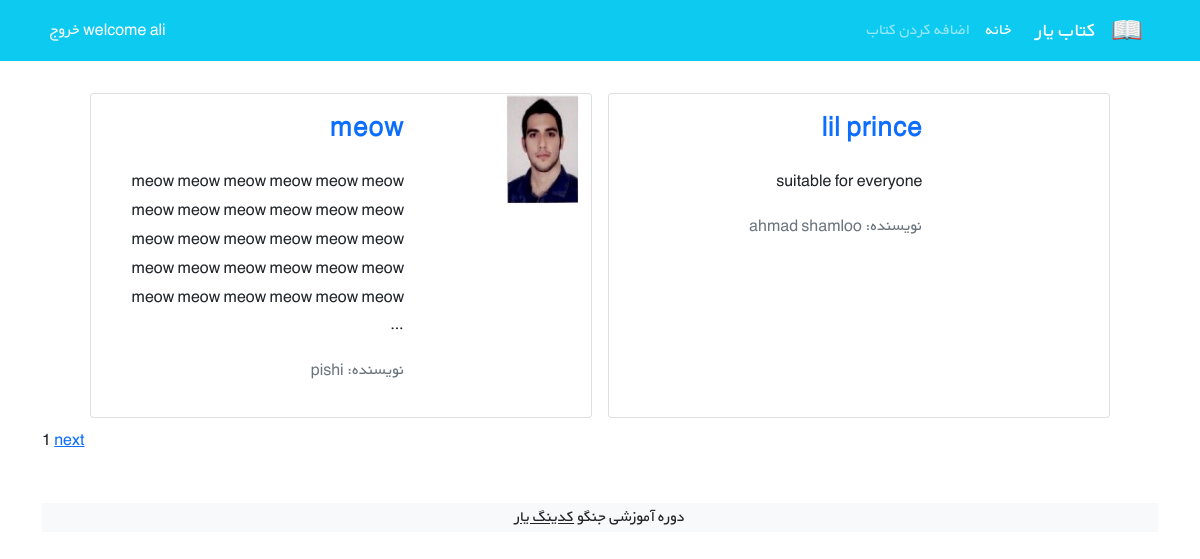
Page /books/ (signed in) on the committed database.
### accs/models.py (models this page shows)
class Customizeuser(AbstractUser):
    sen = models.PositiveIntegerField(null=True, blank=True)

### bookha/models.py (models this page shows, shortened)
class Book(models.Model):
    user = models.ForeignKey(get_user_model(), on_delete=models.CASCADE)
    title = models.CharField(max_length=200)
    author = models.CharField(max_length=200)
    desc = models.TextField()
    price = models.DecimalField(max_digits=5, decimal_places=2) # ta 5 ragham save kun ke 2 raghamesh ashaare
    covers = models.ImageField(upload_to='covers/', blank=True)  # pillow nasb shavad ghablesh va setting, urls/config modify shavand
    def get_absolute_url(self):
        return reverse('detail', args=[self.id])

### bookha/views.py (the view)
# urls.py: path('', Booklis.as_view(), name='booklis'),
class Booklis(generic.ListView):
    model = Book
    paginate_by = 2
    template_name = 'bookha/booklist.html'
    context_object_name = 'bookss'

### bookha/templates/bookha/booklist.html (shortened to what this page needs)
{% extends '_base.html' %}
{% block content %}
    <div class="container mt-4">
        <div class="row flex-row-reverse justify-content-md-center">
            {% for book in bookss %}
            <div class="card m-2" style="max-width: 45%">
                <div class="row g-0 h-100" dir="rtl">
                    <div class="col-md-4">
                        {% if book.covers %}
                        <img src="{{ book.covers.url }}"
                             class="img-fluid rounded-start" alt="...">
                        {% endif %}
                    </div>
                    <div class="col-md-8 h-100">
                        <div class="d-flex flex-column justify-content-between h-100">
                            <div class="card-body">
                                <a class="text-decoration-none" href="{{ book.get_absolute_url }}"><h3 class="card-title"><strong>{{ book.title }}</strong></h3></a>
                                <p class="card-text pt-3">{{ book.desc|truncatewords:30 }}</p>
                                <p class="text-muted">نویسنده: {{ book.author }}</p>
                            </div>
                        </div>
                    </div>
                </div>
            </div>
            {% endfor %}
        </div>
    </div>
    {{ page_obj.number }}
    {% if page_obj.has_next %}
        <a href="?page={{ page_obj.next_page_number }}">next</a>
    {% endif %}
    <footer class="bg-light text-center text-lg-start mt-5">
        <div class="text-center bg-grey">
            <p>دوره آموزشی جنگو <a class="text-dark" href="https://codingyar.com/" target="_blank">کدینگ یار</a></p>
        </div>
    </footer>
{% endblock %}

### templates/_base.html (shortened to what this page needs)
{% load static %}
<!DOCTYPE HTML PUBLIC "-//W3C//DTD HTML 4.01//EN" "http://www.w3.org/TR/html4/strict.dtd">
<html lang="en">
<head>
    <link href="https://cdn.jsdelivr.net/npm/bootstrap@5.1.3/dist/css/bootstrap.min.css" rel="stylesheet"
>
    <link rel="stylesheet" href="{% static 'css/style.css' %}">
</head>
<body>
<nav class="navbar navbar-expand-lg navbar-dark bg-info" dir="rtl">
    <div class="container">
        <a class="navbar-brand" href="#">
            <img src="{% static 'icons/book.png' %}" alt="" height="30"
                 class="d-inline-block align-text-top">
        </a>
        <a class="navbar-brand mx-3" href="{% url 'home' %}">کتاب یار</a>
        <div class="collapse navbar-collapse" id="navbarNavAltMarkup">
            <div class="navbar-nav">
                <a class="nav-link active" aria-current="page" href="{% url 'booklis' %}">خانه</a>
                <a class="nav-link" href="{% url 'create' %}">اضافه کردن کتاب</a>
            </div>
        </div>
        {% if user.is_authenticated %}
        <div class="mx-2 text-white">welcome {{ user.username }}  <a class="link-light text-decoration-none" href="{% url 'logout' %}">خروج</a>
        {% else %}
             <a class="link-light text-decoration-none" href="{% url 'login' %}">login here</a>
            <span> or </span>
            <a class="link-light text-decoration-none" href="{% url 'signup' %}">or signup</a>
        {% endif %}
        </div>
    </div>
</nav>
<div class="container">
    {% block content %}
    {% endblock %}
</div>
</body>
</html>

### static/css/style.css (style rules this page uses)
* { font-family: 'BYekan', sans-serif; line-height: 1.8rem; }

### rows in the picture
Customizeuser: username "ali"
Book: title "lil prince", desc "suitable for everyone", author "ahmad shamloo"
Book: covers (picture), title "meow", desc "meow meow meow meow meow meow meow meow meow meow meow meow meow meow meow meow meow meow meow meow meow meow meow meow meow meow meow meow meow meow …", author "pishi"

### other values in the picture
{{ page_obj.number }} "1"
